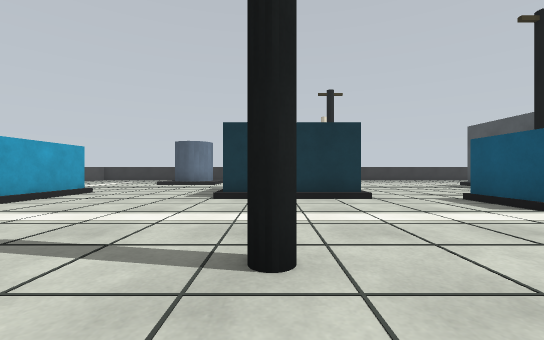
view 1 (above)

21 first-person views from a walk through a Gazebo world. The camera is 0.69 m above the floor, looks level and sees 90° across. The floor is counted in squares, 1 m on a side. Each view is taken from the middle of a square. On the plan, view 1 faces up. The plan holds only what a view shows up to about 9 squares ahead; the rest is blank.

view 2
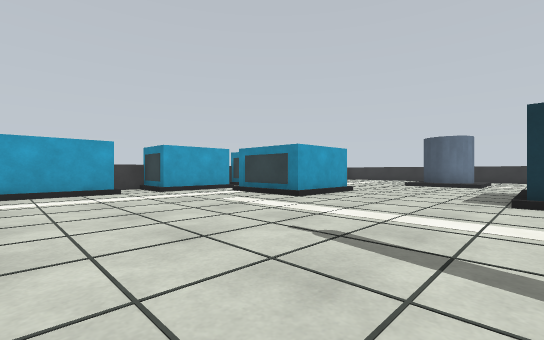

view 3
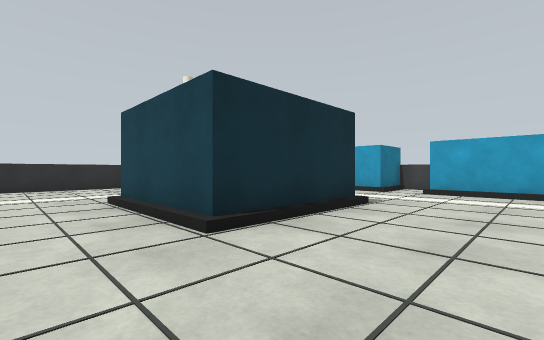

view 4
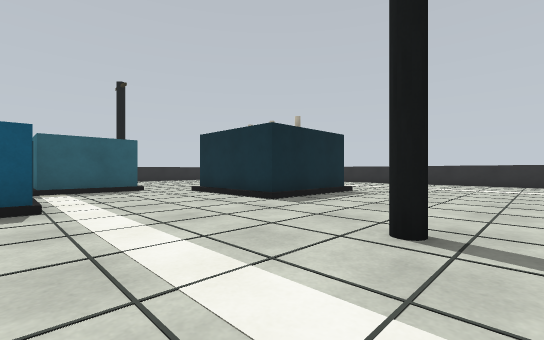

view 5
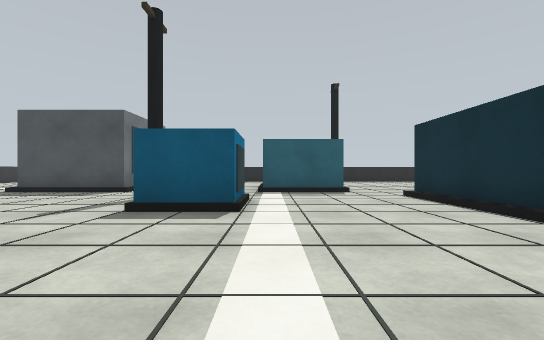

view 6
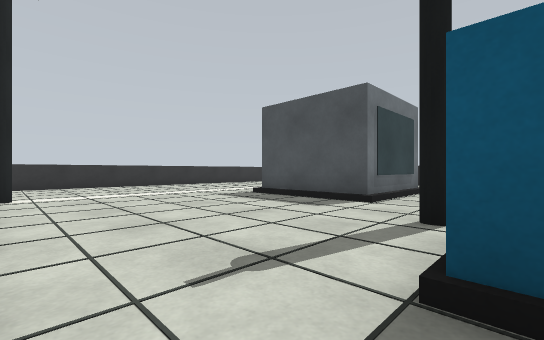

view 7
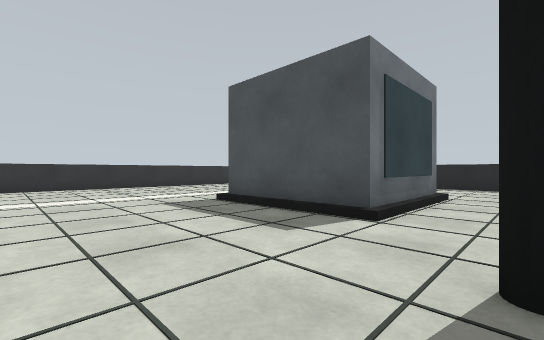

view 8
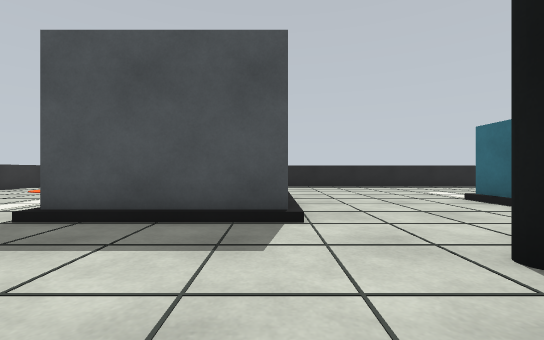

view 9
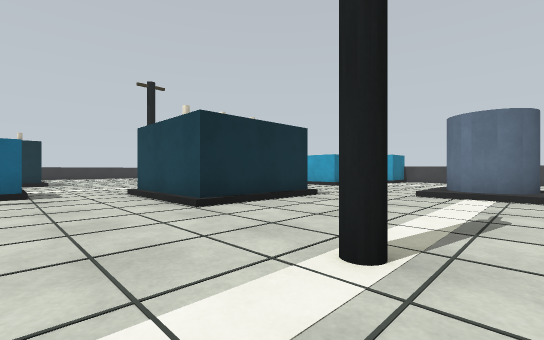

view 10
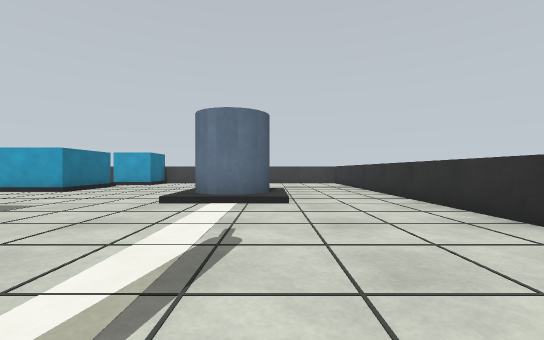

view 11
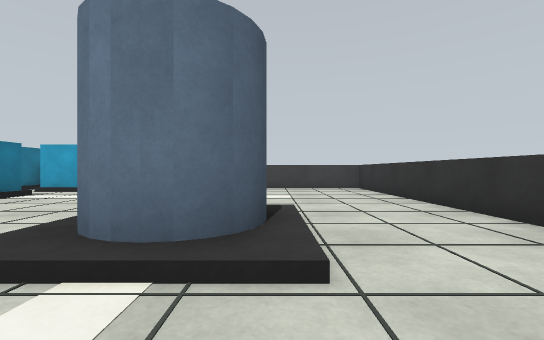

view 12
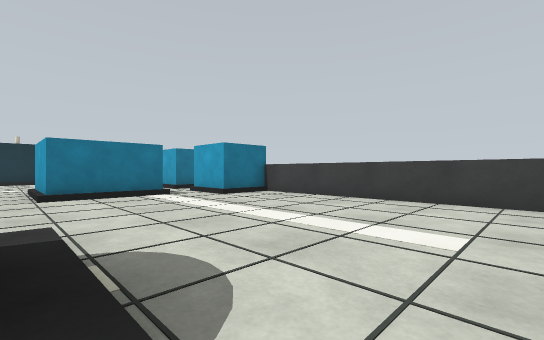

view 13
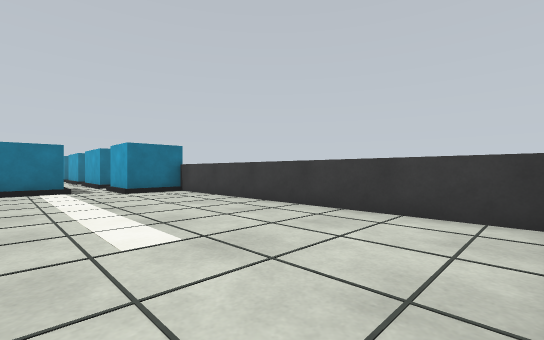

view 14
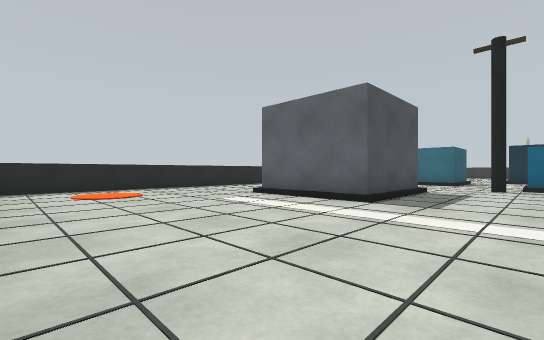

view 15
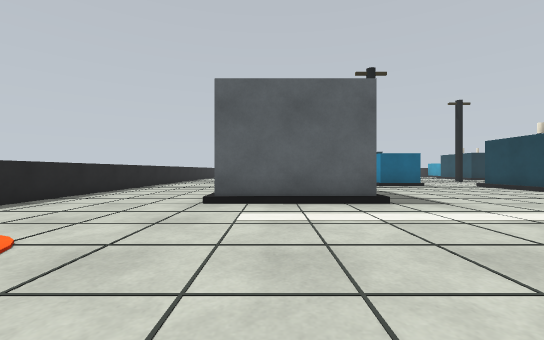

view 16
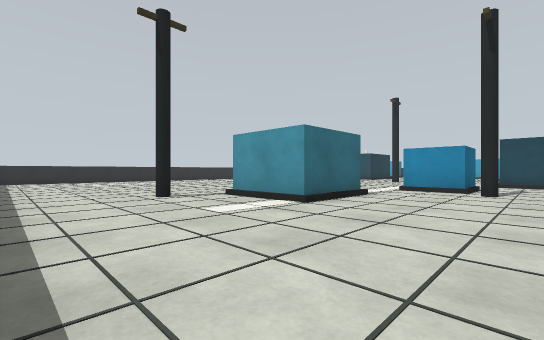

view 17
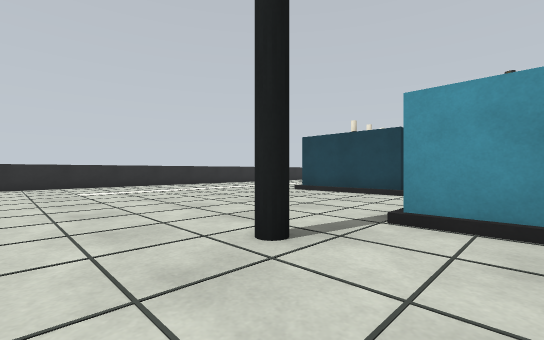

view 18
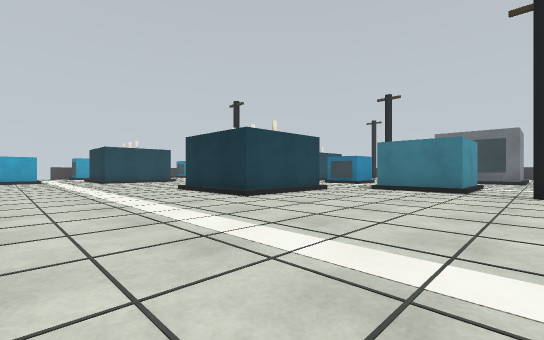

view 19
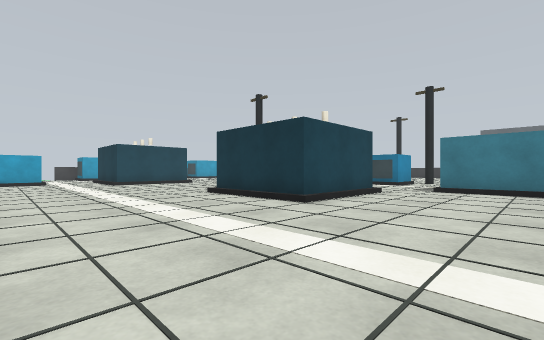

view 20
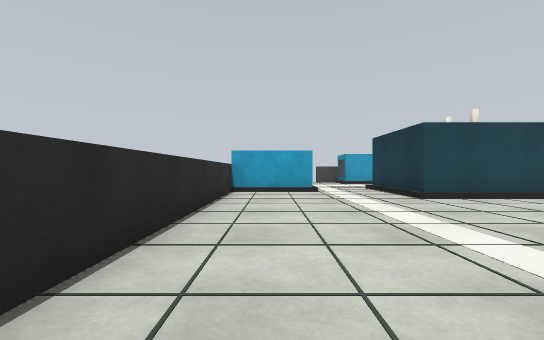

view 21
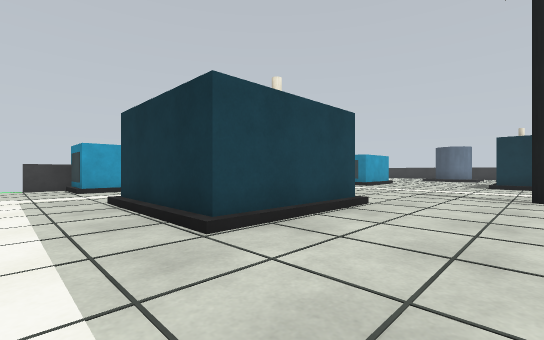

### Floor plan
Key: @ floor where view 1 was taken; # wall or solid block; . main floor; : floor 0.05 m higher than the main floor; + floor 0.15 m higher than the main floor; P pole; C cabinet; B building; E person; O other object.
Columns run from 12 left of view 1 to 17 right of it. Each row starts with its distance up from view 1.
 19   ###########  ####
 18 #............   .............#
 17 #............. ..............#
 16 #.........................:..#
 15 #......+E+...................
 14 #......E E.....P............
 13 #......+E+...................#
 12 #....................BBBB....#
 11 #....................B   ....#
 10 #..........OOOO......B   ....#
  9  OO........O  O......BBBB....#
  8  OO.OOO....O  O..............#
  7       O....O OO....P.........
  6     OOO..........CC..........
  5    ..............CC..........
  4   O..................OOO.....
  3   ...................O O.....
  2   O.........P........OOO.....
  1   O......................P...
  0   O.........@...OOOO.........
 -1   ....OOOO......O  O.........
 -2   O..    O......O  O.........
 -3   O     OO......OOOO.........
 -4  OO...OOOO...................
 -5 #...........................
 -6  ...........................
 -7        O....................
 -8        O....................
 -9        O........          ..
-10         ########           #

Positions as (right, up) in squares from view 1, and headings:
1: (0, 0), facing up
2: (-1, 0), facing up-left
3: (-1, 2), facing down-left
4: (-1, 5), facing down-right
5: (0, 4), facing right
6: (3, 6), facing up-right
7: (5, 7), facing up-right
8: (5, 9), facing right
9: (5, 15), facing down-left
10: (3, 15), facing left
11: (-1, 15), facing left
12: (-5, 16), facing down-left
13: (-7, 18), facing down-left
14: (6, 18), facing down-right
15: (11, 18), facing down
16: (16, 8), facing down-left
17: (15, 3), facing down-left
18: (13, -8), facing up-left
19: (11, -8), facing up-left
20: (4, -8), facing left
21: (0, -6), facing up-left
